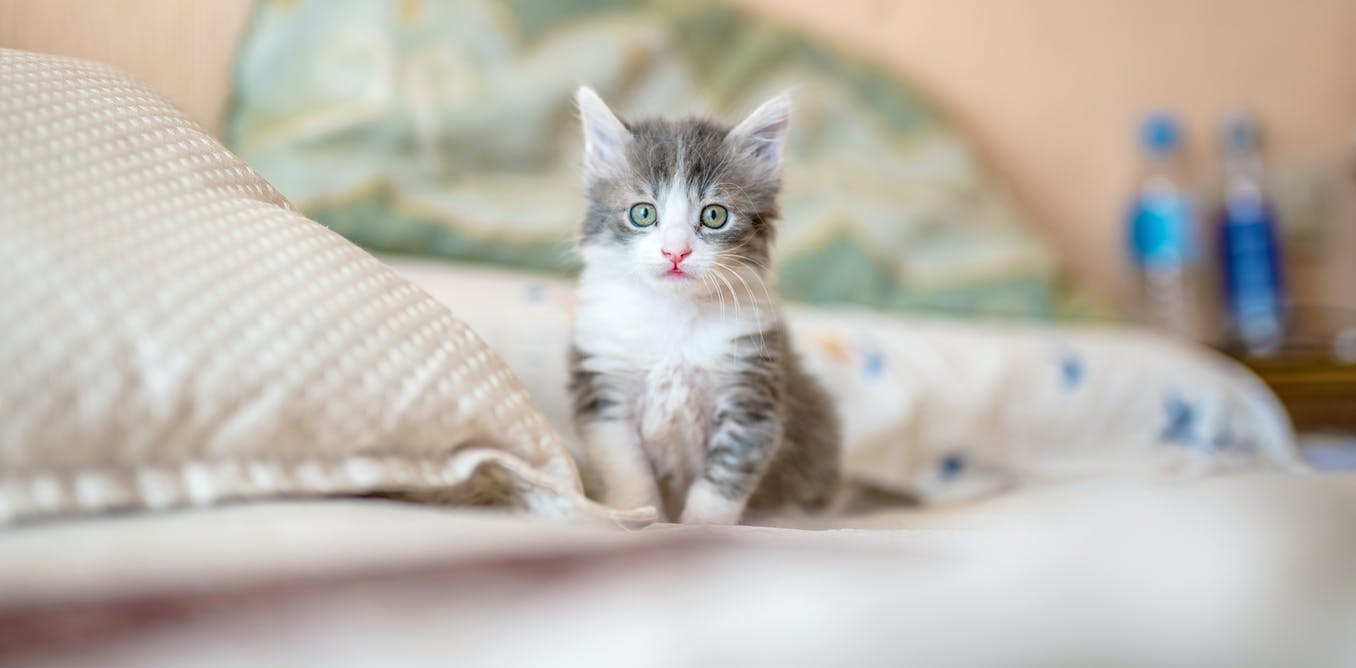
#> input picture Photos/cat.jpg, 1356 x 668 px
$ python Functions_CV.py
#> lines starting #> are read from the running program, lines starting #| are printed output that depends on the picture; after the words box and inside, x2 and y2 are one past the last pixel; in counts of white or black regions, pixels touching at a corner belong together
# -*- coding: utf-8 -*-
"""
Created on Mon Nov 23 14:20:35 2020

@author: ricardo.montoya
"""

import cv2 as cv

img = cv.imread("Photos/cat.jpg")
#> img is the input picture: shape (668, 1356, 3); mean B, G, R 173.6, 182.8, 188.8
cv.imshow("Cat", img)

gray = cv.cvtColor(img, cv.COLOR_BGR2GRAY)
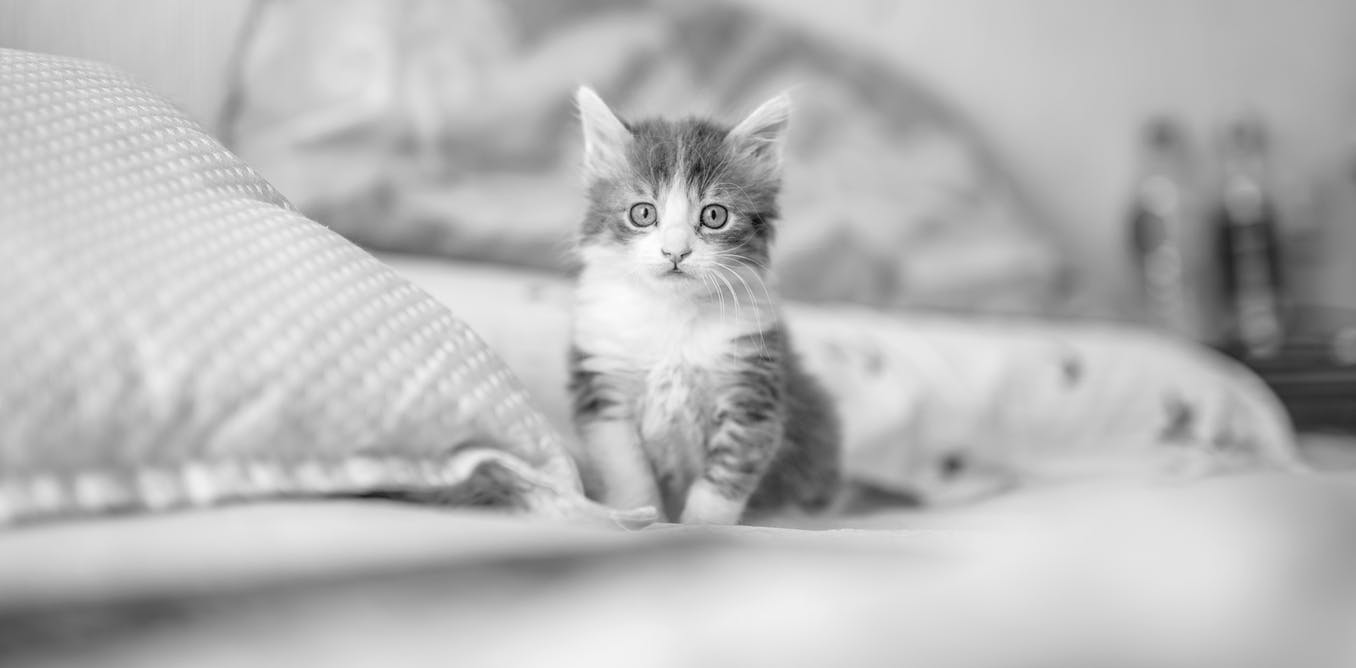
#> gray: shape (668, 1356); min 1, max 254, mean 183.6
cv.imshow("Gray", gray)

blur = cv.GaussianBlur(img, (7, 7), cv.BORDER_DEFAULT)
cv.imshow("Blur", blur)

cany = cv.Canny(img, 125, 175)
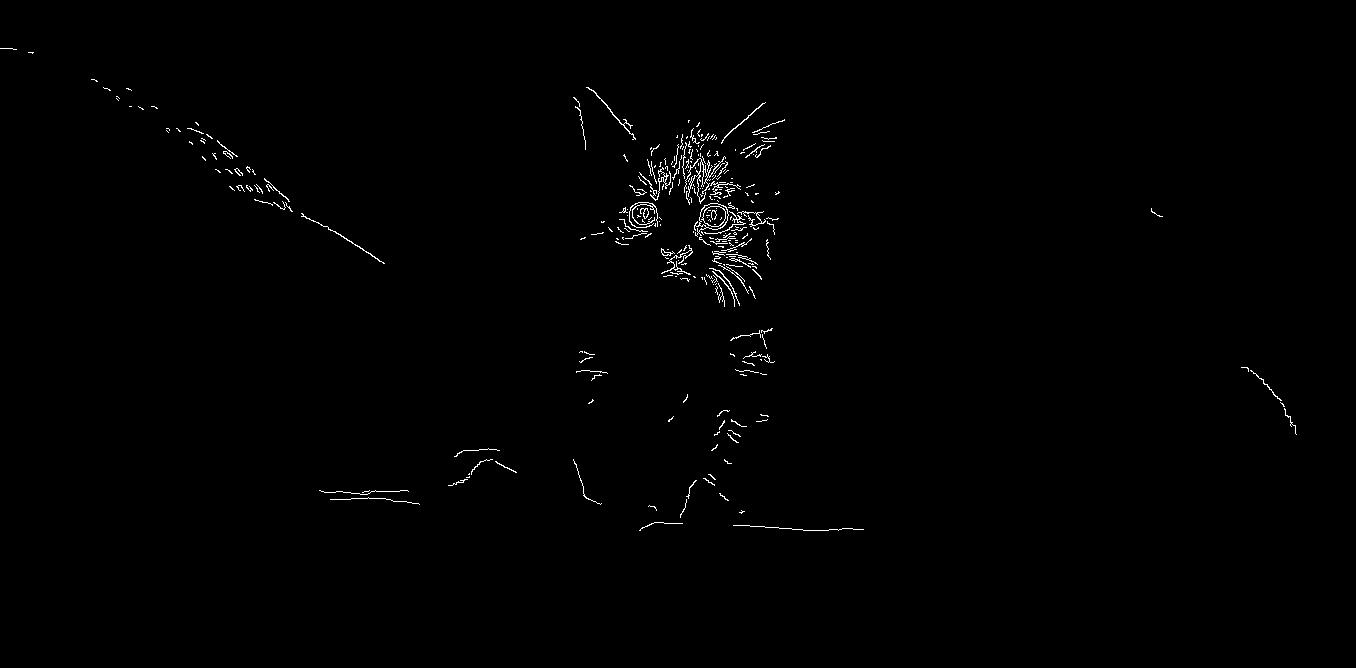
#> cany: shape (668, 1356); 0.62% white in thin lines or dots, all inside (x1, y1, x2, y2) = (0, 48, 1297, 531)
cv.imshow("Canny", cany)

dilated = cv.dilate(cany, (3, 3), iterations=3)
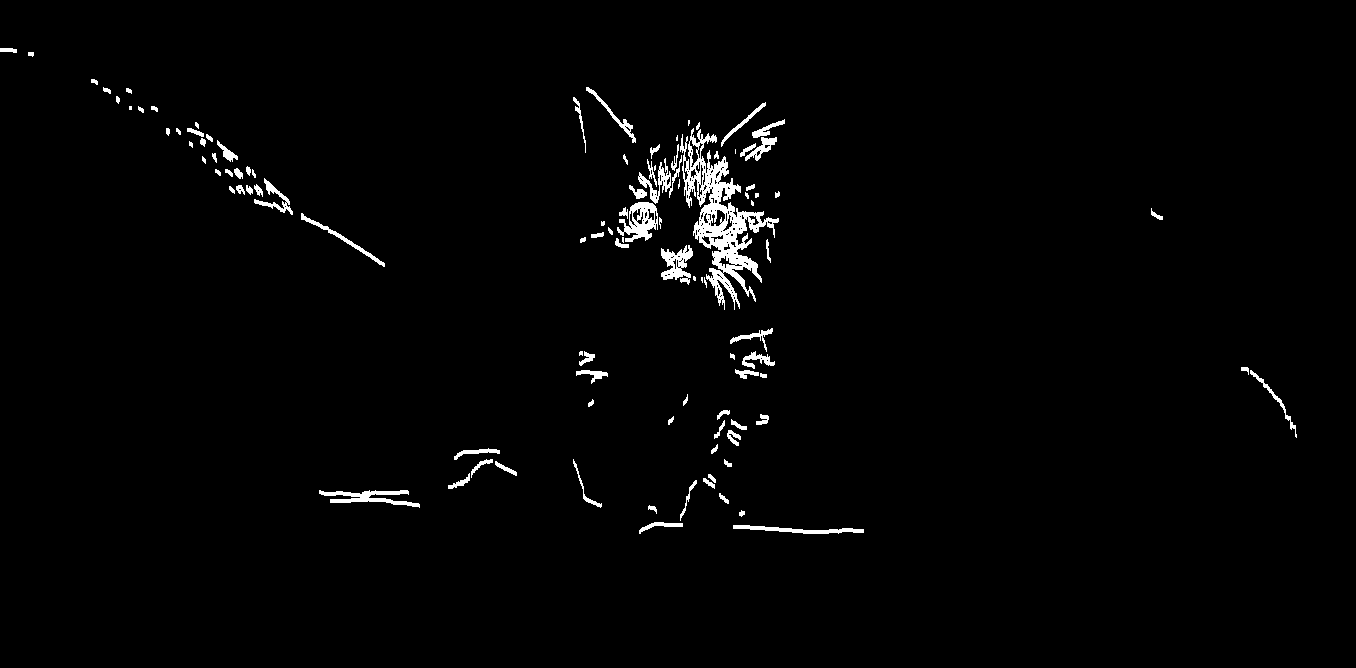
#> dilated: shape (668, 1356); 1.7% white; 104 white regions (17 under 20 px), largest, box (x1, y1, x2, y2) and area: (680, 128, 779, 310) 5123, (617, 202, 658, 242) 844, (319, 490, 420, 508) 741
cv.imshow("Dilated", dilated)

eroded = cv.erode(dilated, (3, 3), iterations=1)
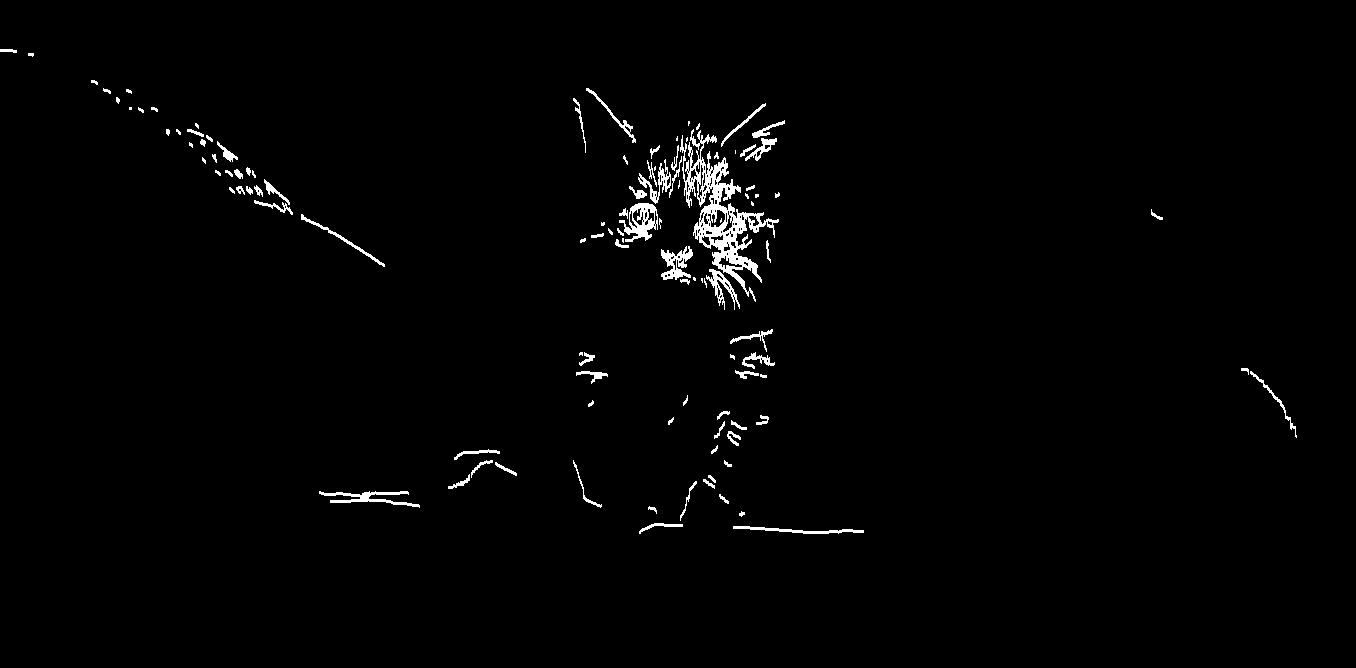
#> eroded: shape (668, 1356); 1.4% white; 111 white regions (29 under 20 px), largest, box (x1, y1, x2, y2) and area: (680, 129, 779, 302) 4086, (619, 203, 658, 242) 714, (319, 491, 420, 508) 570
cv.imshow("Eroded", eroded)

resized = cv.resize(img, (500, 500), interpolation=cv.INTER_CUBIC)
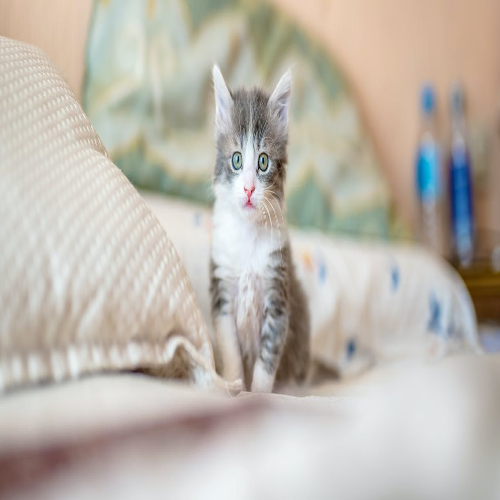
#> resized: shape (500, 500, 3); mean B, G, R 173.6, 182.8, 188.8
cv.imshow("Resized", resized)

cropped  = img[50:200, 200:400]
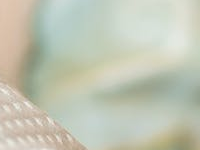
#> cropped: shape (150, 200, 3); mean B, G, R 180.3, 197.5, 193.7
cv.imshow("Cropped", cropped)

cv.waitKey(0)
